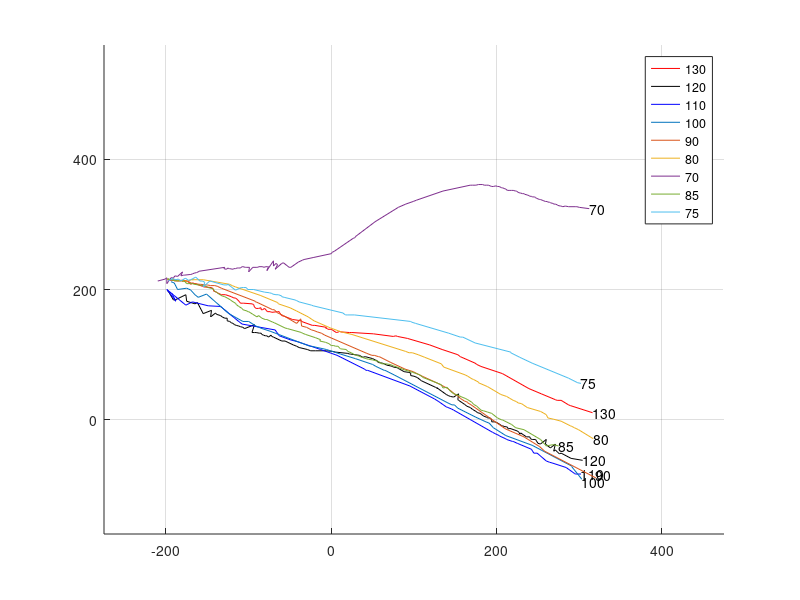

This figure's MATLAB source: (Note: this script raises an error after producing the figure.)
clc;clear;close all;
load D40L1
S130S=find(D40L1S130(5:end,14)>-200,1)+4;
S130E=find(D40L1S130(1:end,14)>300,1);
S120S=find(D40L1S120(5:end,14)>-200,1)+4;
S120E=find(D40L1S120(1:end,14)>300,1);
S110S=find(D40L1S110(5:end,14)>-200,1)+4;
S110E=find(D40L1S110(1:end,14)>300,1);
S100S=find(D40L1S100(5:end,14)>-200,1)+4;
S100E=find(D40L1S100(1:end,14)>300,1);
S90S=find(D40L1S90(5:end,14)>-200,1)+4;
S90E=find(D40L1S90(1:end,14)>300,1);
S80S=find(D40L1S80(5:end,14)>-200,1)+4;
S80E=find(D40L1S80(1:end,14)>300,1);
S70S=find(D40L1S70(10:end,14)>-200,1)+4;
S70E=find(D40L1S70(1:end,14)>300,1);
S85S=find(D40L1S85(5:end,14)>-200,1)+4;
S85E=161;
S75S=find(D40L1S75(5:end,14)>-200,1)+4;
S75E=find(D40L1S75(1:end,14)>300,1);

xPosition=14;
yPosition=16;

%% path
figure
hold on
plot(D40L1S130(S130S:S130E,xPosition),D40L1S130(S130S:S130E,yPosition),'r')
text(D40L1S130(S130E,xPosition),D40L1S130(S130E,yPosition),'130')
hold on
plot(D40L1S120(S120S:S120E,xPosition),D40L1S120(S120S:S120E,yPosition),'k')
text(D40L1S120(S120E,xPosition),D40L1S120(S120E,yPosition),'120')
hold on
plot(D40L1S110(S110S:S110E,xPosition),D40L1S110(S110S:S110E,yPosition),'b')
text(D40L1S110(S110E,xPosition),D40L1S110(S110E,yPosition),'110')
hold on
plot(D40L1S100(S100S:S100E,xPosition),D40L1S100(S100S:S100E,yPosition))
text(D40L1S100(S100E,xPosition),D40L1S100(S100E,yPosition)-5,'100')
hold on
plot(D40L1S90(S90S:S90E,xPosition),D40L1S90(S90S:S90E,yPosition))
text(D40L1S90(S90E,xPosition),D40L1S90(S90E,yPosition)+5,'90')
hold on
plot(D40L1S80(S80S:S80E,xPosition),D40L1S80(S80S:S80E,yPosition))
text(D40L1S80(S80E,xPosition),D40L1S80(S80E,yPosition),'80')
hold on
plot(D40L1S70(S70S:S70E,xPosition),D40L1S70(S70S:S70E,yPosition))
text(D40L1S70(S70E,xPosition),D40L1S70(S70E,yPosition),'70')
hold on
plot(D40L1S85(S85S:S85E,xPosition),D40L1S85(S85S:S85E,yPosition))
text(D40L1S85(S85E,xPosition),D40L1S85(S85E,yPosition),'85')
hold on
plot(D40L1S75(S75S:S75E,xPosition),D40L1S75(S75S:S75E,yPosition))
text(D40L1S75(S75E,xPosition),D40L1S75(S75E,yPosition),'75')
hold on
legend('130','120','110','100','90','80','70','85','75')
axis([-275,475,-175,575])
grid on

%% velocity
filter=30;
duration=30;
for i=S130S:S130E
    if i<S130E-duration
        V130(i-S130S+1)=measureDis(D40L1S130(i,xPosition),D40L1S130(i,yPosition),D40L1S130(i+duration,xPosition),D40L1S130(i+duration,yPosition));
    end
end
V130D = smooth(V130,filter);

for i=S120S:S120E
    if i<S120E-duration
        V120(i-S120S+1)=measureDis(D40L1S120(i,xPosition),D40L1S120(i,yPosition),D40L1S120(i+duration,xPosition),D40L1S120(i+duration,yPosition));
    end
end
V120D = smooth(V120,filter);

for i=S110S:S110E
    if i<S110E-duration
        V110(i-S110S+1)=measureDis(D40L1S110(i,xPosition),D40L1S110(i,yPosition),D40L1S110(i+duration,xPosition),D40L1S110(i+duration,yPosition));
    end
end
V110D = smooth(V110,filter);

for i=S100S:S100E
    if i<S100E-duration
        V100(i-S100S+1)=measureDis(D40L1S100(i,xPosition),D40L1S100(i,yPosition),D40L1S100(i+duration,xPosition),D40L1S100(i+duration,yPosition));
    end
end
V100D = smooth(V100,filter);

for i=S90S:S90E
    if i<S90E-duration
        V90(i-S90S+1)=measureDis(D40L1S90(i,xPosition),D40L1S90(i,yPosition),D40L1S90(i+duration,xPosition),D40L1S90(i+duration,yPosition));
    end
end
V90D = smooth(V90,filter);

for i=S80S:S80E
    if i<S80E-duration
        V80(i-S80S+1)=measureDis(D40L1S80(i,xPosition),D40L1S80(i,yPosition),D40L1S80(i+duration,xPosition),D40L1S80(i+duration,yPosition));
    end
end
V80D = smooth(V80,filter);

for i=S70S:S70E
    if i<S70E-duration
        V70(i-S70S+1)=measureDis(D40L1S70(i,xPosition),D40L1S70(i,yPosition),D40L1S70(i+duration,xPosition),D40L1S70(i+duration,yPosition));
    end
end
V70D = smooth(V70,filter);

for i=S85S:S85E
    if i<S85E-duration
        V85(i-S85S+1)=measureDis(D40L1S85(i,xPosition),D40L1S85(i,yPosition),D40L1S85(i+duration,xPosition),D40L1S85(i+duration,yPosition));
    end
end
V85D = smooth(V85,filter);

for i=S75S:S75E
    if i<S75E-duration
        V75(i-S75S+1)=measureDis(D40L1S75(i,xPosition),D40L1S75(i,yPosition),D40L1S75(i+duration,xPosition),D40L1S75(i+duration,yPosition));
    end
end
V75D = smooth(V75,filter);


figure
plot(1:size(V130D,1),V130D,'r')
text(size(V130D,1),V130D(end),'130')
hold on
plot(1:size(V120D,1),V120D,'b')
text(size(V120D,1),V120D(end),'120')
hold on
plot(1:size(V110D,1),V110D,'k')
text(size(V110D,1),V110D(end),'110')
hold on
plot(1:size(V100D,1),V100D)
text(size(V100D,1),V100D(end),'100')
hold on
plot(1:size(V90D,1),V90D)
text(size(V90D,1),V90D(end),'90')
hold on
plot(1:size(V80D,1),V80D)
text(size(V80D,1),V80D(end),'80')
hold on
plot(1:size(V70D,1),V70D)
text(size(V70D,1),V70D(end),'70')
hold on
plot(1:size(V85D,1),V85D)
text(size(V85D,1),V85D(end),'85')
hold on
plot(1:size(V75D,1),V75D)
text(size(V75D,1),V75D(end),'75')
legend('130','120','110','100','90','80','70','85','75')
grid on